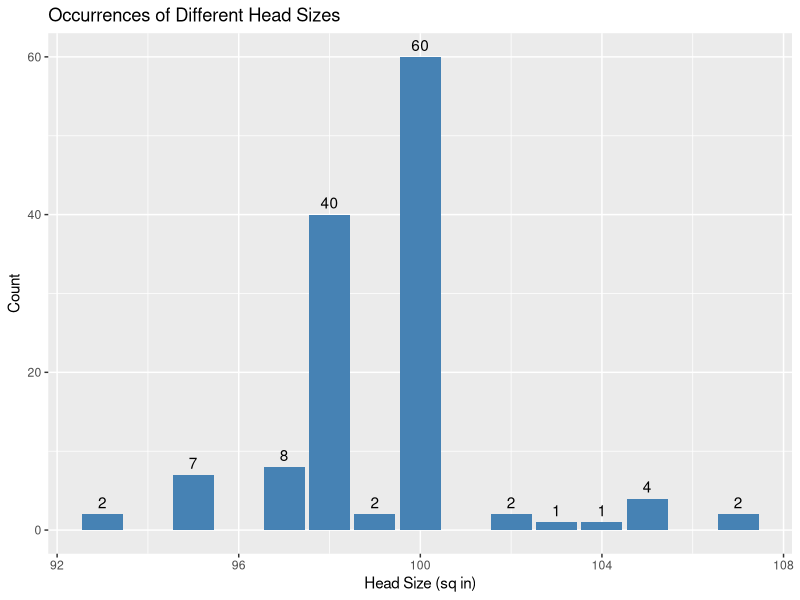
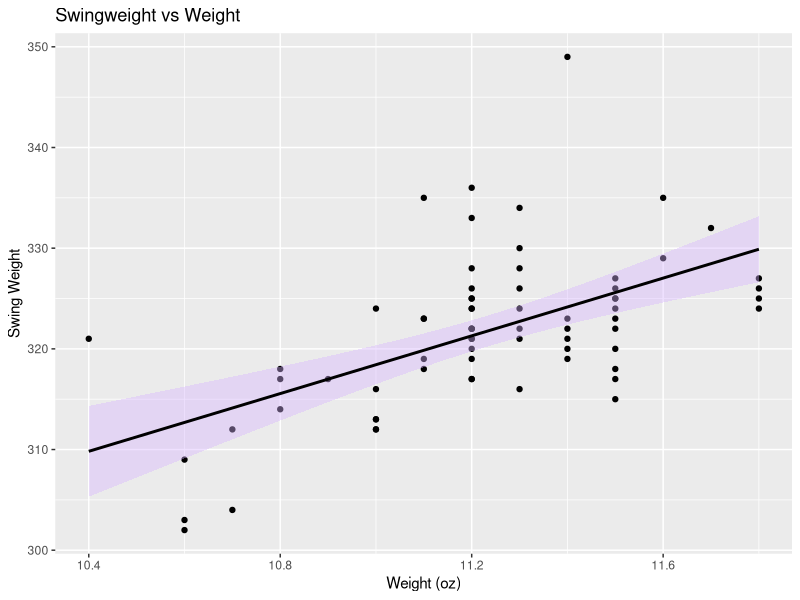
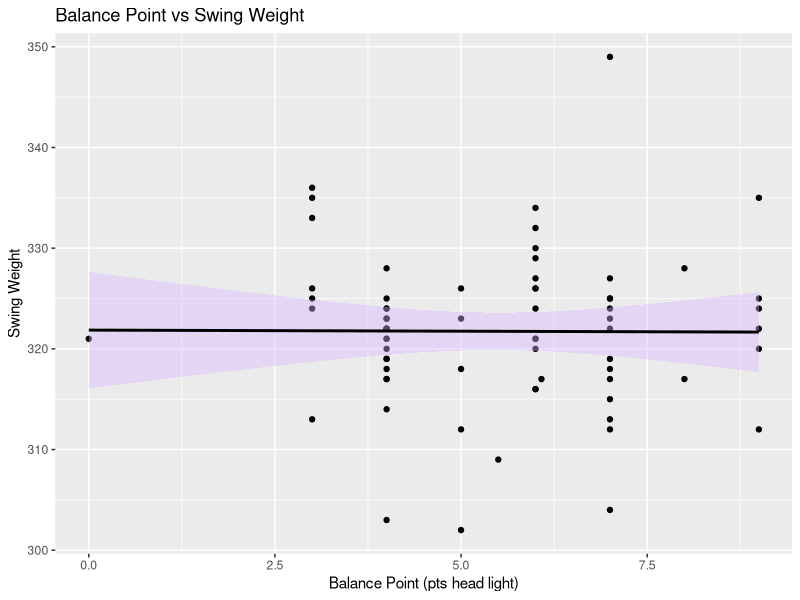
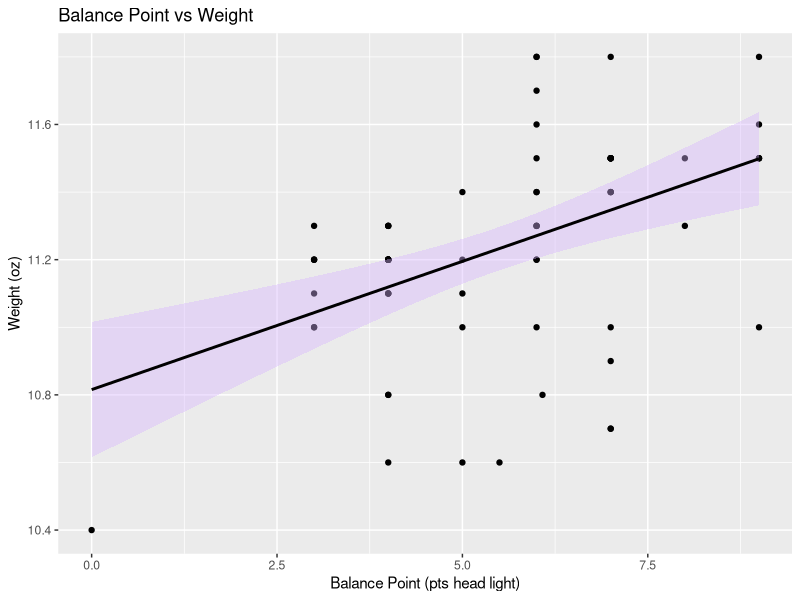
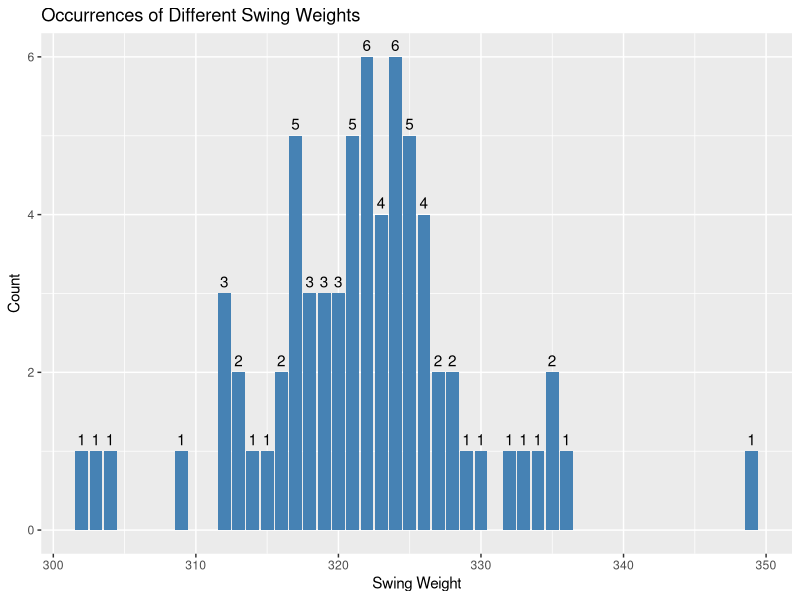
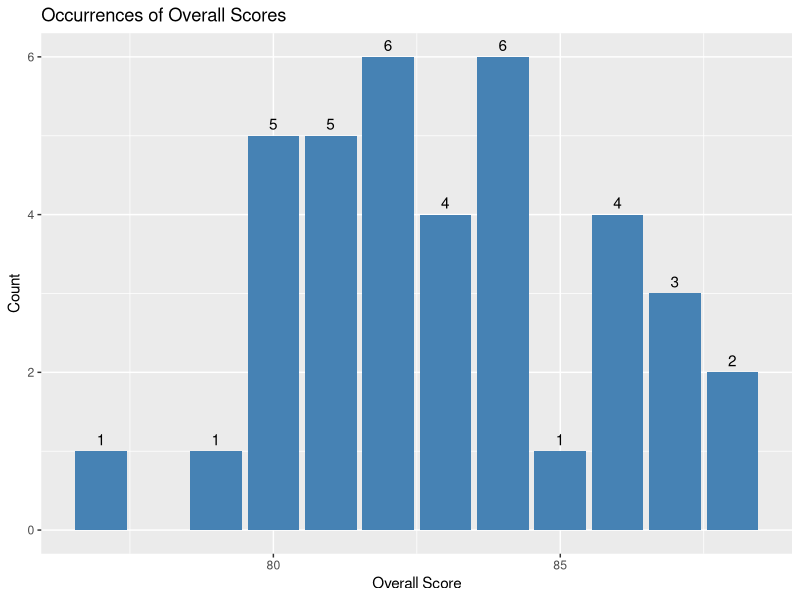

Source code (R) for these figures, in order:
## ---- chunk 1
#| label: setup
#| warning: false
#| message: false

library(tidyverse) 
knitr::opts_chunk$set(echo = TRUE, warning=FALSE, message=FALSE) 
knitr::opts_knit$set(root.dir = "/Users/liviacharles/Documents/R Class Project") 
## ---- chunk 2
# Read in the reviewer scores data set
reviewer_scores <- read.csv("reviewer_scores.csv", header = T) 
# Look at the head of the data
head(reviewer_scores)
# Check the dimensions of the data set
dim(reviewer_scores) 
## ---- chunk 3
#Read in the racquet specs and racquet rates data sets 
racquet_specs <- read.csv("racquet_specs.csv", header = T) 
racquet_rates <- read.csv("racquet_rate.csv", header = T) 
# Check the head of each data set
head(racquet_specs) 
head(racquet_rates)
#check the dimensions of the data sets
dim(racquet_specs) 
dim(racquet_rates)
## ---- chunk 4
#Read in the racquet year data set
racquet_year <- read.csv("racquet_year.csv", header = T) 
#Check the head of the data set
head(racquet_year)
#check the dimensions of the data set
dim(racquet_year)
## ---- chunk 5
#count the number of unique racquets in each data set
length(unique(reviewer_scores$Racquet))
length(unique(racquet_specs$Racquet))
length(unique(racquet_rates$Racquet))
length(unique(racquet_year$Racquet)) 
## ---- chunk 6
#Create a new column that only contains the values I need 
racquet_specs <- racquet_specs %>% 
  mutate(Value = ifelse(Spec == "Balance Point", Value2, Value1)) 
#Now remove Value1 and Value2 columns 
racquet_specs <- racquet_specs %>% 
  select(-Value1, -Value2)
## ---- chunk 7
racquet_rates <- racquet_rates %>% 
  spread(Spec, Value)
racquet_specs <- racquet_specs %>% 
  spread(Spec, Value) 
reviewer_scores <- reviewer_scores %>% 
  spread(Category, Score) 
## ---- chunk 8
temp_df <- merge(racquet_specs, racquet_rates, by = "Racquet", all = TRUE)  # Merge df1 and df2
temp_df2 <- merge(temp_df, racquet_year, by = "Racquet", all = TRUE)  # Merge with df3
racquet_data <- merge(temp_df2, reviewer_scores, by = "Racquet") 
## ---- chunk 9
# Remove the text in the head size column so that there are only integer values
racquet_data$`Head Size` <- as.numeric(gsub("[^0-9.]+", "", racquet_data$`Head Size`))
head(racquet_data$`Head Size`)
# Create a bar chart showing the occurrence of different head sizes in the data set 
ggplot(racquet_data, aes(x = `Head Size`)) +
  geom_bar(fill = "steelblue", na.rm = T) +
  geom_text(stat = "count", aes(label = ..count..), vjust = -0.5) +
  labs(x = "Head Size (sq in)", y = "Count") +
  ggtitle("Occurrences of Different Head Sizes")
## ---- chunk 10
# Filter the data set to only include racquets with a h ead size equal to or greater than 100
my_racquets <- racquet_data %>% 
  filter(`Head Size` >= 100)

## ---- chunk 11
#First, check that all racquets are head light so that we don't need to specify whether a racquet is head light or head heavy within a numeric only value 
unique(my_racquets$`Balance Point`)
#There is at least one racquet that is even balance. We'll replace that with a value of 0 to indicate that it is even balnaced numerically. 
my_racquets$`Balance Point` <- replace(my_racquets$`Balance Point`, my_racquets$`Balance Point` == "Even Balance", 0)
#Now make all values in the balance point column numeric
my_racquets$`Balance Point` <- as.numeric(gsub("[^0-9.]+", "", my_racquets$`Balance Point`))
#ensure all values in the weight column have ounces as units 
unique(my_racquets$Weight) 
#convert to numeric 
my_racquets$Weight <- as.numeric(gsub("[^0-9.]+", "", my_racquets$`Weight`))

## ---- chunk 12
# Scatter plots: swingweight vs weight, swingweight vs balance point
ggplot(my_racquets, aes(x = Weight, y = `Swing Weight`)) +
  geom_point() +
  geom_smooth(method = "lm", color = "black", fill = "#D8B4FF") +
  labs(x = "Weight (oz)", y = "Swing Weight") + 
  ggtitle("Swingweight vs Weight")

ggplot(my_racquets, aes(x = `Balance Point`, y = `Swing Weight`)) +
  geom_point() +
  geom_smooth(method = "lm", color = "black", fill = "#D8B4FF") +
  labs(x = "Balance Point (pts head light)", y = "Swing Weight") + 
  ggtitle("Balance Point vs Swing Weight") 

## ---- chunk 13
ggplot(my_racquets, aes(x = `Balance Point`, y = Weight)) +
  geom_point() +
  geom_smooth(method = "lm", color = "black", fill = "#D8B4FF") +
  labs(x = "Balance Point (pts head light)", y = "Weight (oz)") + 
  ggtitle("Balance Point vs Weight")  

## ---- chunk 14
# Create a bar plot with the number of racquets with different swing weights
ggplot(my_racquets, aes(x = `Swing Weight`)) +
  geom_bar(fill = "steelblue", na.rm = T) +
  geom_text(stat = "count", aes(label = ..count..), vjust = -0.5) +
  labs(x = "Swing Weight", y = "Count") +
  ggtitle("Occurrences of Different Swing Weights")
#Compute summary statistics of racquet swingweights 
summary(my_racquets$`Swing Weight`)

## ---- chunk 15
#Remove racquets with a swingweight greater than 322
my_racquets <- my_racquets %>% 
filter(`Swing Weight` <= 322)

## ---- chunk 16
#First convert Overall column to numeric 
my_racquets$Overall <- as.numeric(my_racquets$Overall)

#Plot occurrences of different overall scores
ggplot(my_racquets, aes(x = `Overall`)) +
  geom_bar(fill = "steelblue", na.rm = T) +
  geom_text(stat = "count", aes(label = ..count..), vjust = -0.5) +
  labs(x = "Overall Score", y = "Count") +
  ggtitle("Occurrences of Overall Scores")
#Get summary statistics for the overall scores column
summary(my_racquets$Overall)
## ---- chunk 17
# Filter out racquets with an overall score of less than 83 
my_racquets <- my_racquets %>% 
  filter(Overall > 83)

## ---- chunk 18
# Mutate the dataframe to reflect the new weighted scoring 
my_racquets <- my_racquets %>% 
  mutate(Power_weight = Power * 1.1, Control_weight = Control * 1.1, `Touch/Feel_weight` = `Touch/Feel` * 1.1, Groundstrokes_weight = Groundstrokes * 1.1, Maneuverability_weight = Maneuverability, Returns_weight = Returns, Serves_weight = Serves, Topspin_weight = Topspin, Comfort_weight = Comfort * 0.9, Volleys_weight = Volleys * 0.9, Slice_weight = Slice * 0.9, Stability_weight = Stability * 0.9) 
# Create a final overall score column that reflects the weighted reviewer scores
my_racquets$Final_Score <- rowSums(my_racquets[, 25:36])/12 
## ---- chunk 19
# Make a new data frame with just the top 4 racquets based on the Final_Score column
final_racquets <- my_racquets %>% top_n(n = 4, wt = Final_Score) 
# Print the racquet names
final_racquets$Racquet
